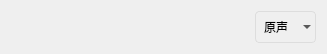
<?xml version="1.0" encoding="UTF-8"?>
<ui version="4.0">
 <class>VoiceChangeItem</class>
 <widget class="QWidget" name="VoiceChangeItem">
  <property name="geometry">
   <rect>
    <x>0</x>
    <y>0</y>
    <width>327</width>
    <height>50</height>
   </rect>
  </property>
  <property name="windowTitle">
   <string>音频设置</string>
  </property>
  <property name="styleSheet">
   <string notr="true">QComboBox {
	background: transparent;
	border: 1px solid rgb(221,221,221);
	border-radius: 4px;
	min-height: 30px;
	padding-left: 8px;
	padding-right: 8px;
	selection-background-color:rgb(80,145,255);
}
QComboBox:hover {
	border-color:rgb(57,129,252);
}
QComboBox::drop-down {
	padding-top: 5px;
	image: url(:/Resources/dropDown.png);
}
QComboBox QAbstractItemView{
	margin-top:1;
	outline:0;	
	border:1px solid rgb(225,225,225);
	background-color:rgb(255,255,255);
	selection-background-color:rgb(80,145,255);
}
QComboBox QAbstractItemView::item{
	min-height:30px;
	max-height:30px;
}
QComboBox QAbstractItemView::item:hover{
    background-color:rgb(240,240,240);
	color:rgb(45,45,45);
}
QComboBox QAbstractItemView::item:selected{
    background-color:rgb(240,240,240);
	color:rgb(45,45,45);
}</string>
  </property>
  <layout class="QHBoxLayout" name="horizontalLayout">
   <item>
    <widget class="QLabel" name="lblUsername"/>
   </item>
   <item>
    <spacer name="horizontalSpacer">
     <property name="orientation">
      <enum>Qt::Horizontal</enum>
     </property>
     <property name="sizeHint" stdset="0">
      <size>
       <width>201</width>
       <height>20</height>
      </size>
     </property>
    </spacer>
   </item>
   <item>
    <widget class="QComboBox" name="cbVoiceChoose">
     <item>
      <property name="text">
       <string>原声</string>
      </property>
     </item>
     <item>
      <property name="text">
       <string>低沉</string>
      </property>
     </item>
     <item>
      <property name="text">
       <string>尖锐</string>
      </property>
     </item>
    </widget>
   </item>
  </layout>
 </widget>
 <layoutdefault spacing="6" margin="11"/>
 <resources/>
 <connections/>
</ui>
